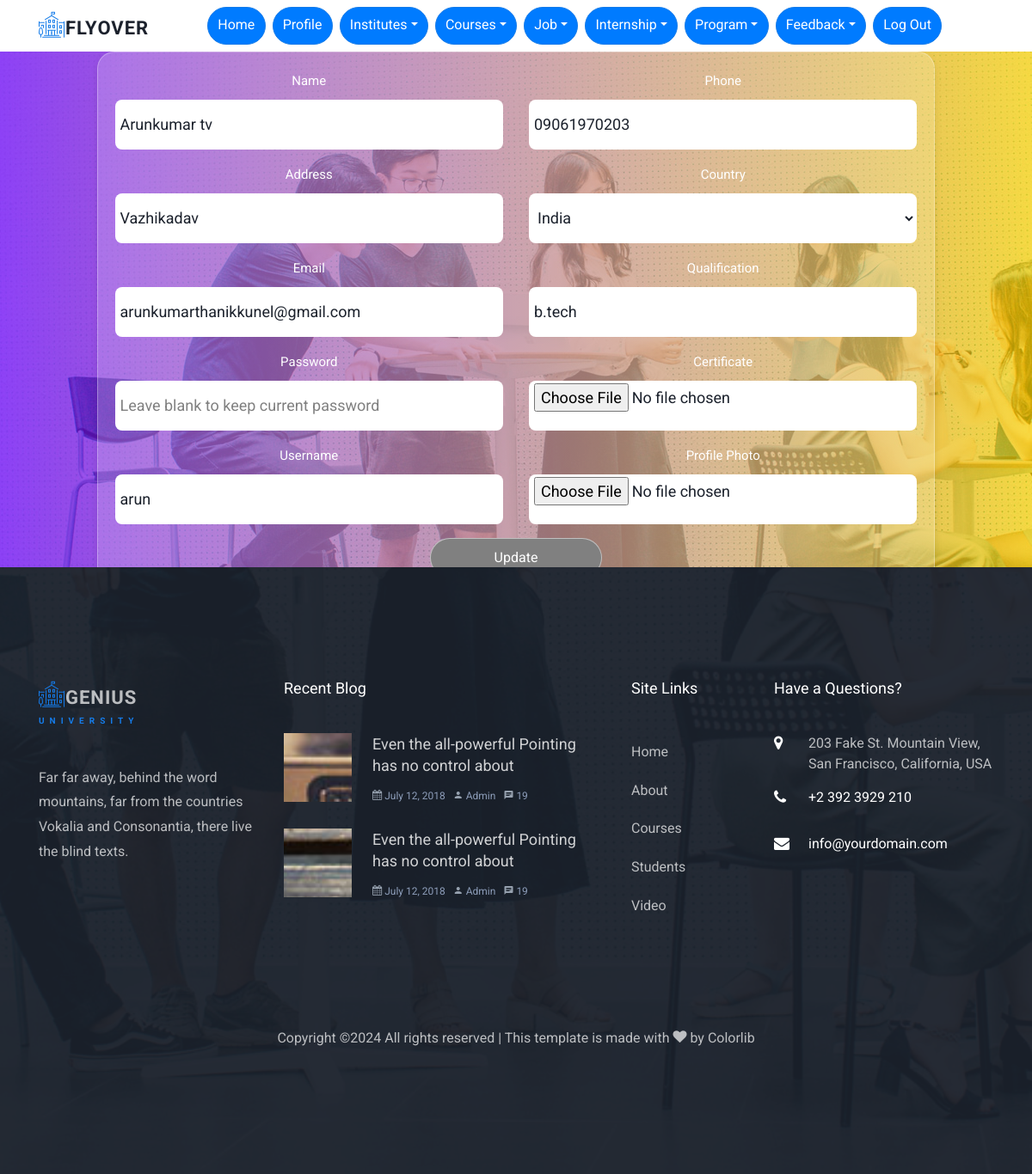
The page /user/profile.php (signed in) on the database its author committed.
### tables this page shows
CREATE TABLE `user_registration` (
  `user_reg_id` int(30) NOT NULL,
  `name` varchar(100) NOT NULL,
  `address` varchar(200) NOT NULL,
  `email` varchar(100) NOT NULL,
  `photo` varchar(100) NOT NULL,
  `certificate` varchar(100) NOT NULL,
  `qualification` varchar(100) NOT NULL,
  `nation` varchar(100) NOT NULL,
  `phone` varchar(100) NOT NULL,
  `login_id` int(30) NOT NULL
);

### user/profile.php (the view, shortened to what this page needs)
<?php
$userId = $_SESSION['login_id'];
include 'header.php';
include '../config.php';
$query = "SELECT u.*, l.username
          FROM user_registration u
          JOIN login l ON u.login_id = l.login_id
          WHERE u.login_id = $userId ";
$result = mysqli_query($con, $query);
$user = $result->fetch_assoc();
?>
<body>
    <div class="hero-wrap hero-wrap-2" style="background-image: url('assets/images/bg_2.jpg'); background-attachment:fixed;">
        <div class="overlay"></div>
        <div class="container" style="max-width: 1200px;">
            <div class="row no-gutters slider-text align-items-center justify-content-center" data-scrollax-parent="true">
                <div class="col-md-10 ftco-animate text-center">
                    <div class="row justify-content-center">
                        <div class="col-md-12">
                            <div class="glass-form">
                                <form action="update_profile_action.php" method="POST" enctype="multipart/form-data">
                                    <div class="row">
                                        <div class="col-md-6">
                                            <div class="form-group">
                                                <label for="first-name">Name</label>
                                                <input type="text" class="form-control" name="name" value="<?php echo htmlspecialchars($user['name']); ?>" >
                                            </div>
                                            <div class="form-group">
                                                <label for="address">Address</label>
                                                <input type="text" class="form-control" name="address" value="<?php echo htmlspecialchars($user['address']); ?>">
                                            </div>
                                            <div class="form-group">
                                                <label for="email">Email</label>
                                                <input type="email" class="form-control" name="email" value="<?php echo htmlspecialchars($user['email']); ?>" >
                                            </div>
                                            <div class="form-group">
                                                <label for="password">Password</label>
                                                <input type="password" class="form-control" name="password" placeholder="Leave blank to keep current password">
                                            </div>
                                            <div class="form-group">
                                                <label for="password">Username</label>
                                                <input type="text" class="form-control" name="username" value="<?php echo htmlspecialchars($user['username']); ?>" >
                                            </div>
                                        </div>
                                        <div class="col-md-6">
                                            <div class="form-group">
                                                <label for="phone">Phone</label>
                                                <input type="tel" class="form-control" name="phone" value="<?php echo htmlspecialchars($user['phone']); ?>" >
                                            </div>
                                            <div class="form-group">
                                                <label for="country">Country</label>
                                                <select class="form-control" name="nation" >
                                                    <option value="IND" <?php echo ($user['nation'] == 'IND') ? 'selected' : ''; ?>>India</option>
                                                </select>
                                            </div>
                                            <div class="form-group">
                                                <label for="qualification">Qualification</label>
                                                <input type="text" class="form-control" name="qualification" value="<?php echo htmlspecialchars($user['qualification']); ?>" >
                                            </div>
                                            <div class="form-group">
                                                <label for="certificate">Certificate</label>
                                                <input type="file" class="form-control" name="certificate" accept="image/*">
                                            </div>
                                            <div class="form-group">
                                                <label for="photo">Profile Photo</label>
                                                <input type="file" class="form-control" name="photo" accept="image/*">
                                            </div>
                                        </div>
                                    </div>
                                    <div class="form-group text-center">
                                        <button type="submit" class="btn btn-primary px-4">Update</button>
                                    </div>
                                </form>
                            </div>
                        </div>
                    </div>
                </div>
            </div>
        </div>
    </div>
<?php
include 'footer.php';
?>
</body>
</html>

### user/profile.php (style rules this page uses)
.glass-form { background: rgba(255, 255, 255, 0.2); border-radius: 20px; padding: 20px; box-shadow: 0 4px 8px rgba(0, 0, 0, 0.1); backdrop-filter: blur(10px); border: 1px solid rgba(255, 255, 255, 0.3); color: #fff; opacity: 0; animation: fadeIn 1s forwards; }
.glass-form .form-control { background-color: rgba(255, 255, 255, 0.1); border: 1px solid rgba(255, 255, 255, 0.5); color: black; margin: 0 auto; border-radius: 8px; padding: 2px 5px; height: 30px; backdrop-filter: blur(5px); }
.glass-form .form-control::placeholder { color: gray; }
.glass-form .btn-primary { background-color: gray; border: 1px solid rgba(255, 255, 255, 0.5); color: #fff; width: 200px; padding: 10px 20px; }

### rows shown on the page
user_registration: name "Arunkumar tv", address "Vazhikadav", email "arunkumarthanikkunel@gmail.com", username "arun", phone "09061970203", nation "India", qualification "b.tech"
